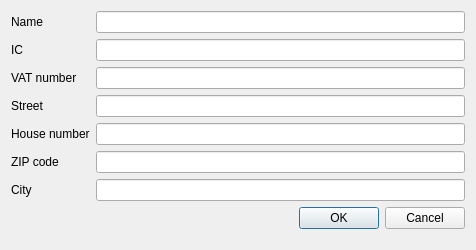
<?xml version="1.0" encoding="UTF-8"?>
<ui version="4.0">
 <class>ClientDialog</class>
 <widget class="QDialog" name="ClientDialog">
  <property name="geometry">
   <rect>
    <x>0</x>
    <y>0</y>
    <width>476</width>
    <height>250</height>
   </rect>
  </property>
  <property name="windowTitle">
   <string>Dialog</string>
  </property>
  <layout class="QFormLayout" name="formLayout">
   <item row="0" column="0">
    <widget class="QLabel" name="label">
     <property name="text">
      <string>Name</string>
     </property>
    </widget>
   </item>
   <item row="0" column="1">
    <widget class="QLineEdit" name="name"/>
   </item>
   <item row="1" column="0">
    <widget class="QLabel" name="label_2">
     <property name="text">
      <string>IC</string>
     </property>
    </widget>
   </item>
   <item row="1" column="1">
    <widget class="QLineEdit" name="ic"/>
   </item>
   <item row="2" column="0">
    <widget class="QLabel" name="label_3">
     <property name="text">
      <string>VAT number</string>
     </property>
    </widget>
   </item>
   <item row="2" column="1">
    <widget class="QLineEdit" name="dic"/>
   </item>
   <item row="3" column="0">
    <widget class="QLabel" name="label_4">
     <property name="text">
      <string>Street</string>
     </property>
    </widget>
   </item>
   <item row="3" column="1">
    <widget class="QLineEdit" name="street"/>
   </item>
   <item row="4" column="0">
    <widget class="QLabel" name="label_5">
     <property name="text">
      <string>House number</string>
     </property>
    </widget>
   </item>
   <item row="4" column="1">
    <widget class="QLineEdit" name="houseNumber"/>
   </item>
   <item row="5" column="0">
    <widget class="QLabel" name="label_6">
     <property name="text">
      <string>ZIP code</string>
     </property>
    </widget>
   </item>
   <item row="7" column="0" colspan="2">
    <widget class="QDialogButtonBox" name="buttonBox">
     <property name="orientation">
      <enum>Qt::Horizontal</enum>
     </property>
     <property name="standardButtons">
      <set>QDialogButtonBox::Cancel|QDialogButtonBox::Ok</set>
     </property>
    </widget>
   </item>
   <item row="5" column="1">
    <widget class="QLineEdit" name="zipCode"/>
   </item>
   <item row="6" column="0">
    <widget class="QLabel" name="label_7">
     <property name="text">
      <string>City</string>
     </property>
    </widget>
   </item>
   <item row="6" column="1">
    <widget class="QLineEdit" name="city"/>
   </item>
  </layout>
 </widget>
 <resources/>
 <connections>
  <connection>
   <sender>buttonBox</sender>
   <signal>accepted()</signal>
   <receiver>ClientDialog</receiver>
   <slot>accept()</slot>
   <hints>
    <hint type="sourcelabel">
     <x>248</x>
     <y>254</y>
    </hint>
    <hint type="destinationlabel">
     <x>157</x>
     <y>274</y>
    </hint>
   </hints>
  </connection>
  <connection>
   <sender>buttonBox</sender>
   <signal>rejected()</signal>
   <receiver>ClientDialog</receiver>
   <slot>reject()</slot>
   <hints>
    <hint type="sourcelabel">
     <x>316</x>
     <y>260</y>
    </hint>
    <hint type="destinationlabel">
     <x>286</x>
     <y>274</y>
    </hint>
   </hints>
  </connection>
 </connections>
</ui>
